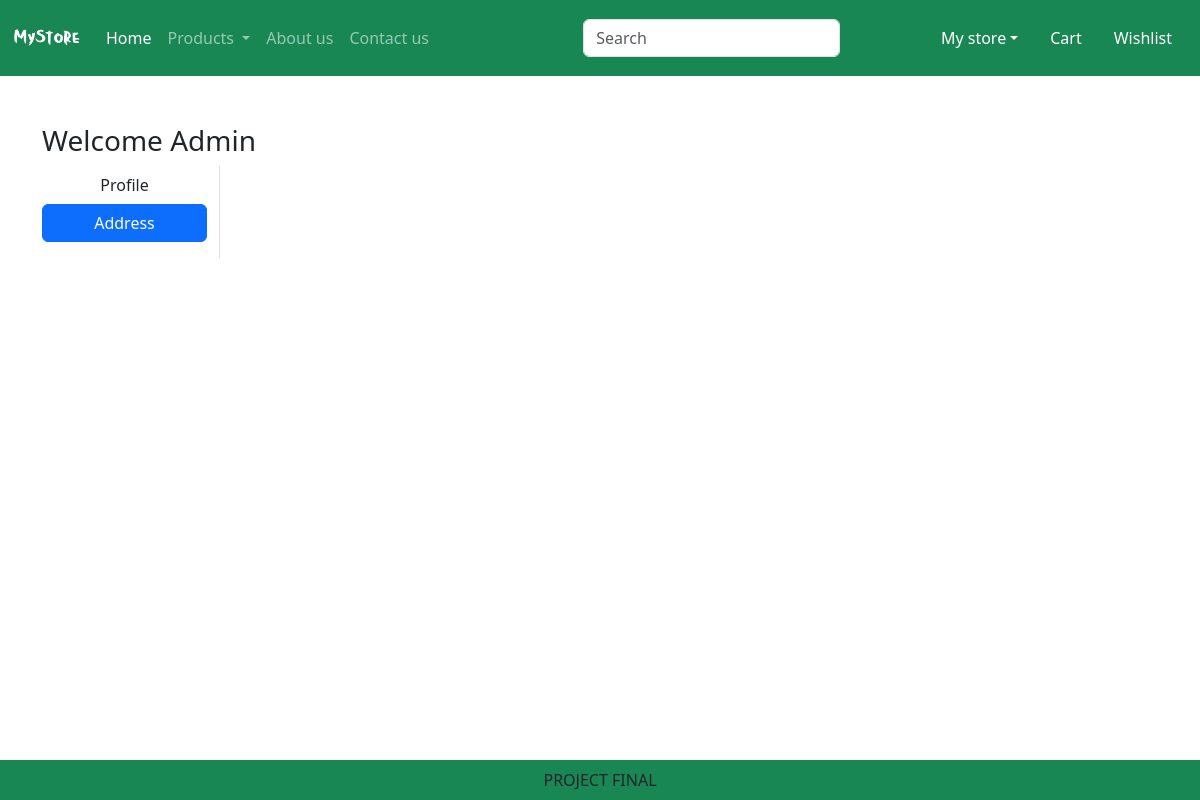
/address/ (signed in), run on an earlier commit of the app's database.
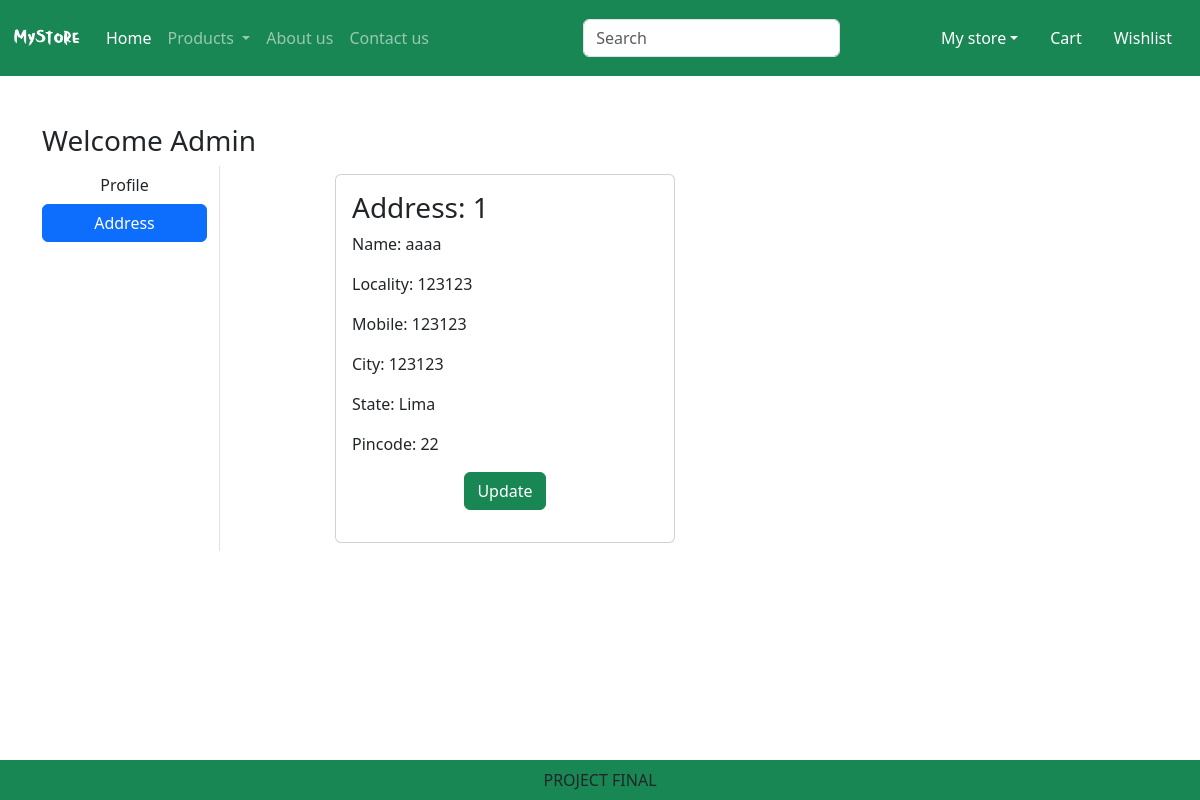
And on a later commit of the database.
### app/models.py (models this page shows, shortened)
class Customer(models.Model):
    user=models.ForeignKey(User, on_delete=models.CASCADE)
    name=models.CharField(max_length=200)
    locality=models.CharField(max_length=200)
    city=models.CharField(max_length=50)
    mobile=models.IntegerField(default=0)
    zipcode=models.IntegerField()
    state=models.CharField(choices=STATE_CHOICES, max_length=100)

### app/views.py (the view)
# urls.py: path('address/', views.address , name='address'),
def address(request):
    add = Customer.objects.filter(user=request.user)
    return render(request,'app/address.html', locals())

### app/templates/app/address.html (shortened to what this page needs)
{% extends 'app/base.html' %}
{% load static %}
{% block main-content %}
<div class ="container my-5">
    <div class ="row">
        <h3>Welcome <span class="text-capitalize">{{request.user}}</span></h3>
        <div class="col-sm-2 border-end">
            <ul class="list-unstyled">
                <li class="d-grid"><a href ="{% url 'profile' %}" class="btn">Profile</a></li>
                <li class="d-grid"><a href ="{% url 'address' %}" class="btn btn-primary">Address</a></li>
            </ul>
        </div>
        <div class="col-sm-8 offset-sm-1">
            <div class="row">
                {% for ad in add %}
                <div class ="col-sm-6">
                    <div class ="card m-2">
                        <div class ="card-body">
                            <h3>Address: {{forloop.counter}}</h3>
                            <p>Name: {{ad.name}}</p>
                            <p>Locality: {{ad.locality}}</p>
                            <p>Mobile: {{ad.mobile}}</p>
                            <p>City: {{ad.city}}</p>
                            <p>State: {{ad.state}}</p>
                            <p>Pincode: {{ad.zipcode}}</p>
                            <p class="text-center"><a href="{% url 'updateAddress' pk=ad.id %}" type="button" class="btn btn-success">Update</a></p>
                        </div>
                    </div>
                </div>
                {% endfor %}
            </div>
        </div>
    </div>
</div>
{% endblock main-content %}

What changed in the data, as far as the page shows it:
added Customer: name "aaaa", locality "123123", mobile "123123", city "123123", state "Lima", zipcode "22"
